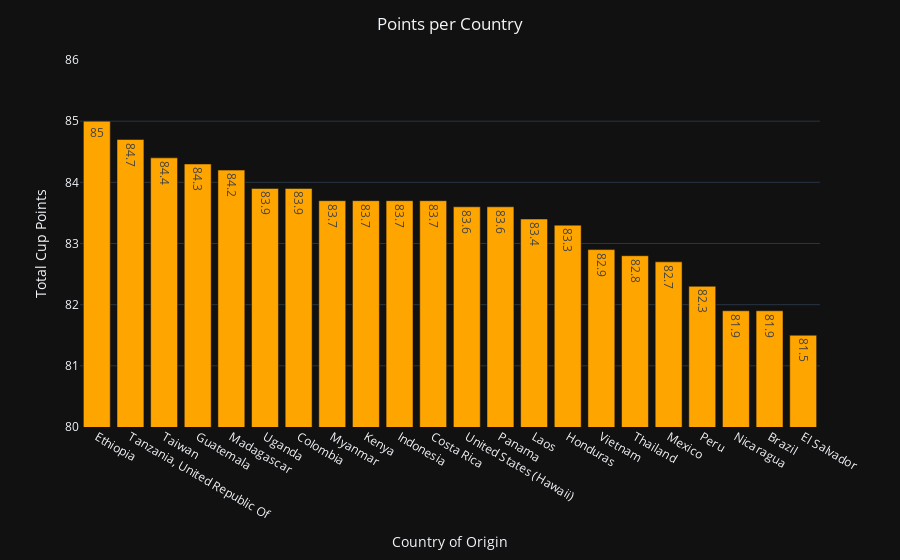

Notebook source saved alongside this figure:
### Code cell
fig = (
    px.bar(plot_df_score_per_country, x='Country of Origin', y='Total Cup Points', text='Total Cup Points')
    .update_layout(
        title='Points per Country',
        title_x=0.5,
        yaxis_range=[80,86],
        template = 'plotly_dark'
    )
    .update_traces(
    marker_color='#ffa500'
    )
)
fig.show()

### Figure 1 — Plotly figure (JSON) as saved in the notebook; plotly's stock layout.template omitted (floating-point values rounded to 4 significant figures)
{"data": [{"alignmentgroup": "True", "hovertemplate": "Country of Origin=%{x}<br>Total Cup Points=%{text}<extra></extra>", "legendgroup": "", "marker": {"color": "#ffa500", "pattern": {"shape": ""}}, "name": "", "offsetgroup": "", "orientation": "v", "showlegend": false, "text": [85, 84.7, 84.4, 84.3, 84.2, 83.9, 83.9, 83.7, 83.7, 83.7, 83.7, 83.6, 83.6, 83.4, 83.3, 82.9, 82.8, 82.7, 82.3, 81.9, 81.9, 81.5], "textposition": "auto", "type": "bar", "x": ["Ethiopia", "Tanzania, United Republic Of", "Taiwan", "Guatemala", "Madagascar", "Uganda", "Colombia", "Myanmar", "Kenya", "Indonesia", "Costa Rica", "United States (Hawaii)", "Panama", "Laos", "Honduras", "Vietnam", "Thailand", "Mexico", "Peru", "Nicaragua", "Brazil", "El Salvador"], "xaxis": "x", "y": [85, 84.7, 84.4, 84.3, 84.2, 83.9, 83.9, 83.7, 83.7, 83.7, 83.7, 83.6, 83.6, 83.4, 83.3, 82.9, 82.8, 82.7, 82.3, 81.9, 81.9, 81.5], "yaxis": "y"}], "layout": {"autosize": true, "barmode": "relative", "legend": {"tracegroupgap": 0}, "margin": {"t": 60}, "title": {"text": "Points per Country", "x": 0.5}, "xaxis": {"anchor": "y", "autorange": true, "domain": [0, 1], "range": [-0.5, 21.5], "title": {"text": "Country of Origin"}, "type": "category"}, "yaxis": {"anchor": "x", "domain": [0, 1], "range": [80, 86], "title": {"text": "Total Cup Points"}, "type": "linear"}}}
